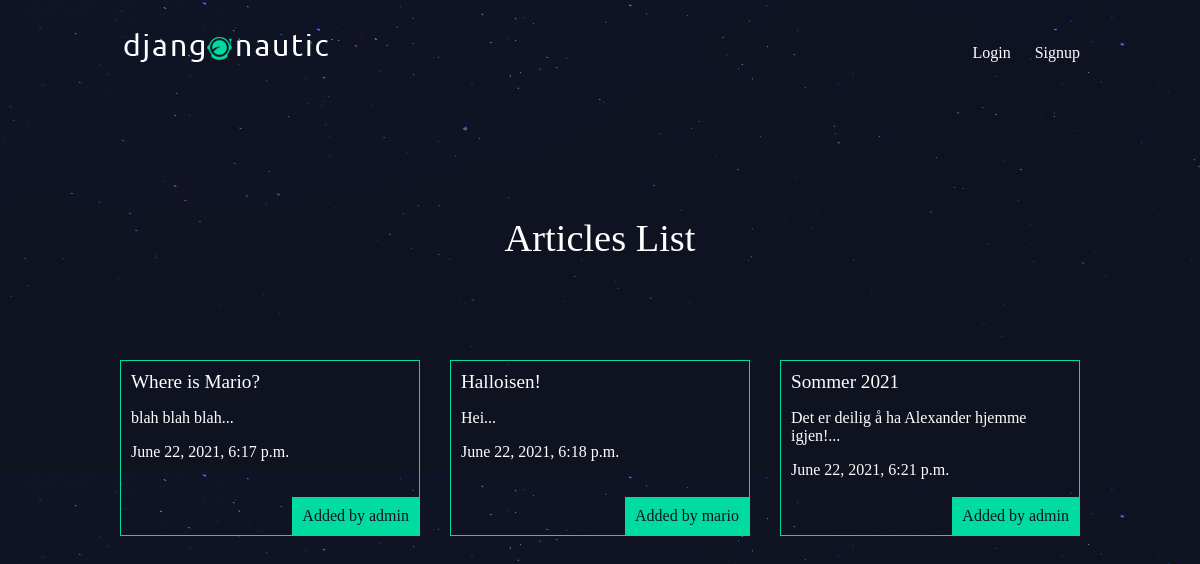
The app's page /articles/ with its own data.
### articles/models.py (models this page shows, shortened)
class Article(models.Model):
    title = models.CharField(max_length=100)
    slug = models.SlugField()
    body = models.TextField()
    date = models.DateTimeField(auto_now_add=True)
    thumb = models.ImageField(default='default.png', blank=True)
    author = models.ForeignKey(User, on_delete=models.CASCADE, default=None)
    def snippet(self):
        return self.body[:50] + '...'

### articles/views.py (the view)
def article_list(request):
    articles = Article.objects.all().order_by('date');
    return render(request, 'articles/article_list.html', { 'articles': articles })

### articles/templates/articles/article_list.html
{% extends 'base_layout.html' %}
{% block content%}
    <h1>Articles List</h1>
    <div class="articles">
    {% for article in articles %}
        <div class="article">
            <h2><a href="{% url 'articles:detail' slug=article.slug %}">{{ article.title }}</a></h2>
            <p>{{ article.snippet }}</p>
            <p>{{ article.date }}</p>
            <p class="author">Added by {{ article.author.username }}</p>
        </div>
    {% endfor %}
    </div>
{% endblock %}

### assets/styles.css (style rules this page uses)
body { background-color: #0f121f; background-image: url(/static/stars.png); background-repeat-y: no-repeat; color: #fff; }
body * { font-family: Ubuntu; }
h1, h2, h3, h4, h5 { font-weight: normal; margin: 0; }
a, a:hover, a:visited { color: #fff; text-decoration: none; }
div.wrapper h1 { text-align: center; margin: 100px auto; font-size: 2.4em; }
.articles { display: grid; grid-template-columns: 1fr 1fr 1fr; grid-gap: 30px; }
.article { padding: 10px; border: 1px solid #00dba0; position: relative; padding-bottom: 40px; }
.article h2 { font-size: 1.2em; }
.article .author { padding: 10px; background: #00dba0; position: absolute; right: 0; bottom: 0; margin: 0; color: #0f121f; }

### records on screen
Article: title "Where is Mario?", snippet "blah blah blah...", date "June 22, 2021, 6:17 p.m.", author.username "admin"
Article: title "Halloisen!", snippet "Hei...", date "June 22, 2021, 6:18 p.m.", author.username "mario"
Article: title "Sommer 2021", snippet "Det er deilig å ha Alexander hjemme igjen!...", date "June 22, 2021, 6:21 p.m.", author.username "admin"
